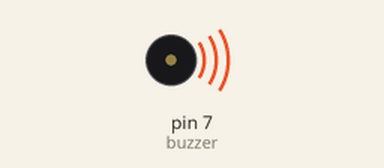
This sketch was run on a simulated Arduino Mega 2560, built with avr-gcc and run on an emulated ATmega2560. Parts: buzzer (waves = sounding).

Above: at 0.2 s.
Timing chart, 0 to 3.0 s (numbered marks = the images above):
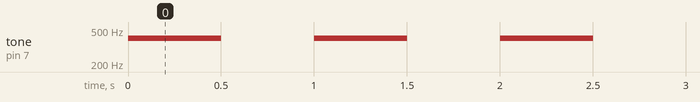

The sketch:

buzzer.ino
```cpp
#include <Controllino.h>

 const byte buzzer = 7;

void setup() {
  Serial.begin(9600);
  pinMode(buzzer, OUTPUT);
}

void loop() {

tone(buzzer, 400); //4000 in real life
delay(500);

noTone(buzzer);
delay(500);
}
```

Measured:
- by itself, tone on pin 7 (buzzer): alternates 400 Hz for 0.50 s and silent for 0.50 s
